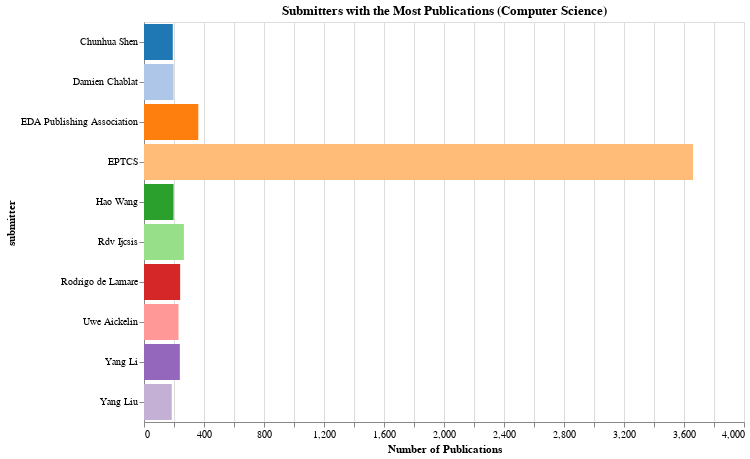

Notebook code cell kept with this figure:
### Markdown cell above
The above bar plot shows top 15 authors with most number of publications in Computer Science field

### Code cell
submitter_counts = cs_arxiv_df['submitter'].explode().value_counts()

top_submitter = submitter_counts.head(10).reset_index()

top_submitter.columns = ['submitter', 'Publication Count']


chart = alt.Chart(top_submitter).mark_bar().encode(
    y=alt.Y('submitter:N', title='submitter'),
    x=alt.X('Publication Count:Q', title='Number of Publications'),
    color=alt.Color('submitter:N', scale=alt.Scale(scheme='category20'), legend=None),
    tooltip=['submitter:N', 'Publication Count:Q']
).properties(
    title='Submitters with the Most Publications (Computer Science)',
    width=600,
    height=400
)

chart

### Figure 1 — Vega-Lite specification as saved in the notebook (floating-point values rounded to 4 significant figures)
{"config": {"view": {"continuousWidth": 400, "continuousHeight": 300}}, "data": {"name": "data-733613edcd44efa53e3b59ae9f248f61"}, "mark": "bar", "encoding": {"color": {"field": "submitter", "legend": null, "scale": {"scheme": "category20"}, "type": "nominal"}, "tooltip": [{"field": "submitter", "type": "nominal"}, {"field": "Publication Count", "type": "quantitative"}], "x": {"field": "Publication Count", "title": "Number of Publications", "type": "quantitative"}, "y": {"field": "submitter", "title": "submitter", "type": "nominal"}}, "height": 400, "title": "Submitters with the Most Publications (Computer Science)", "width": 600, "$schema": "https://vega.github.io/schema/vega-lite/v4.17.0.json", "datasets": {"data-733613edcd44efa53e3b59ae9f248f61": [{"submitter": "EPTCS", "Publication Count": 3660}, {"submitter": "EDA Publishing Association", "Publication Count": 362}, {"submitter": "Rdv Ijcsis", "Publication Count": 266}, {"submitter": "Rodrigo de Lamare", "Publication Count": 241}, {"submitter": "Yang Li", "Publication Count": 239}, {"submitter": "Uwe Aickelin", "Publication Count": 230}, {"submitter": "Hao Wang", "Publication Count": 197}, {"submitter": "Damien Chablat", "Publication Count": 197}, {"submitter": "Chunhua Shen", "Publication Count": 192}, {"submitter": "Yang Liu", "Publication Count": 185}]}}
